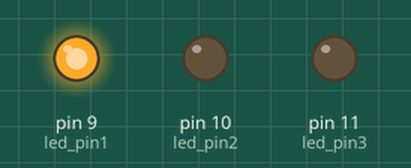
Recording of a sketch running on a simulated Arduino Uno, built with avr-gcc and run on an emulated ATmega328P. On the bench: output pins drawn as LEDs (lit = HIGH).

Above: at 1.5 s.
At 3.2 s:
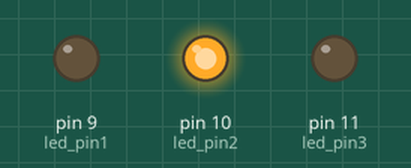
At 4.5 s:
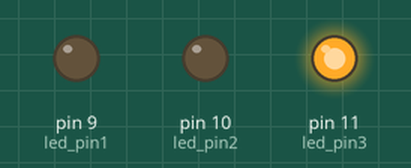
Timing chart, 0 to 7.2 s (numbered marks = the images above):
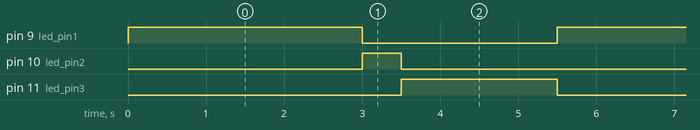

The sketch:

Arduino_3led_trafik.ino
```cpp
int led_pin1 = 9; // 9 numaralı pini 1.led icin tanımlıyoruz
int led_pin2 = 10; // 9 numaralı pini 1.led icin tanımlıyoruz
int led_pin3 = 11; // 9 numaralı pini 1.led icin tanımlıyoruz

void setup() {

  pinMode(led_pin1, OUTPUT); // 9'üncü pini çıkış olarak ayarlıyoruz
  pinMode(led_pin2, OUTPUT); // 9'üncü pini çıkış olarak ayarlıyoruz
  pinMode(led_pin3, OUTPUT); // 9'üncü pini çıkış olarak ayarlıyoruz

}

void loop() {

  digitalWrite(led_pin1, HIGH);
  delay(3000);
  digitalWrite(led_pin1,LOW);

  digitalWrite(led_pin2, HIGH);
  delay(500);
  digitalWrite(led_pin2,LOW);

  digitalWrite(led_pin3, HIGH);
  delay(2000);
  digitalWrite(led_pin3,LOW);


}
```

Measured:
- by itself, pin 9 (led_pin1): alternates HIGH for 3.0 s and LOW for 2.5 s
- by itself, pin 10 (led_pin2): alternates HIGH for 0.50 s and LOW for 5.0 s
- by itself, pin 11 (led_pin3): alternates HIGH for 2.0 s and LOW for 3.5 s
